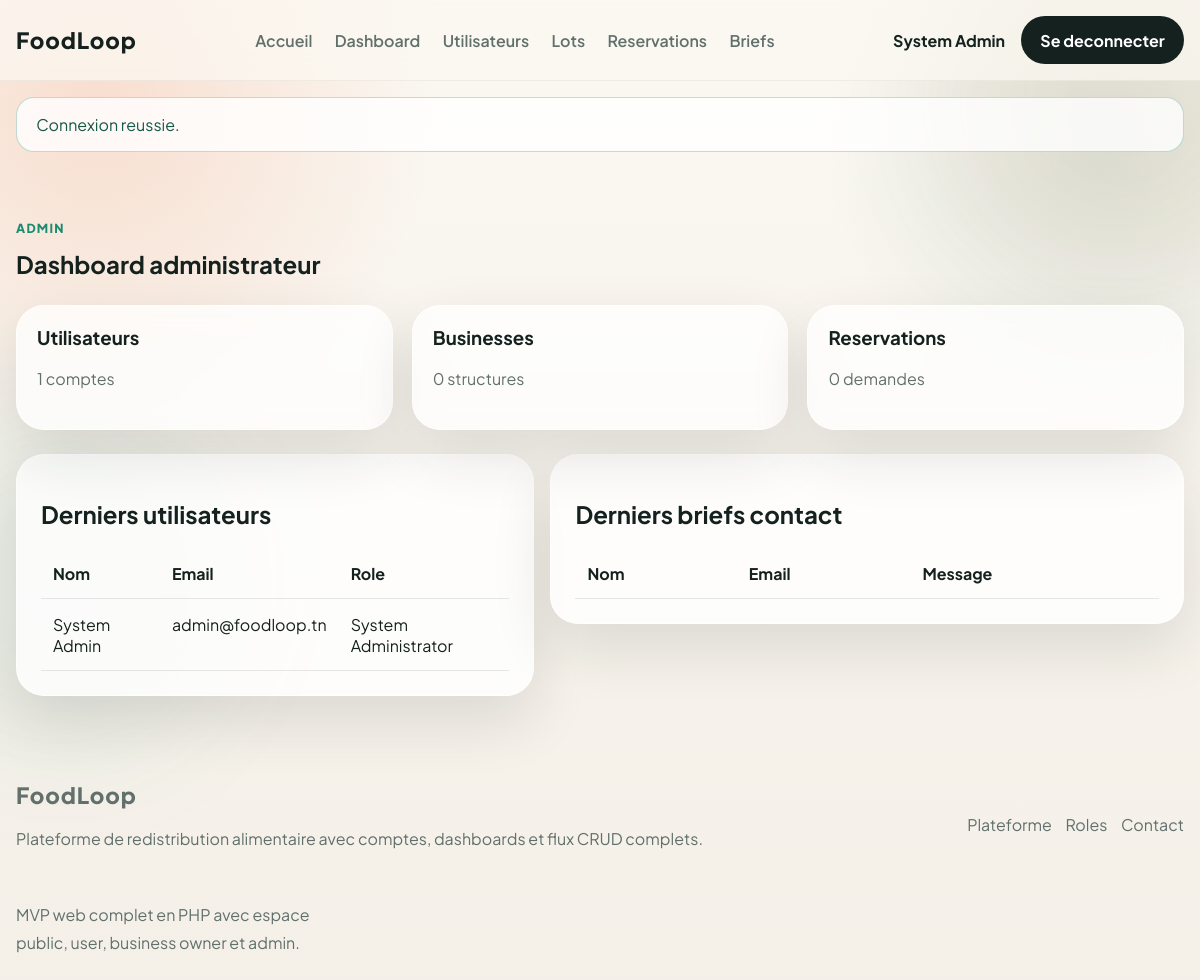
/index.php?route=dashboard (signed in), run on the app's committed database.
### tables this page shows
CREATE TABLE users (
    id BIGINT UNSIGNED AUTO_INCREMENT PRIMARY KEY,
    role_id INT UNSIGNED NOT NULL,
    first_name VARCHAR(100) NOT NULL,
    last_name VARCHAR(100) NOT NULL,
    email VARCHAR(190) NOT NULL UNIQUE,
    password_hash VARCHAR(255) NOT NULL,
    phone VARCHAR(30) NULL,
    profile_image VARCHAR(255) NULL,
    is_active TINYINT(1) NOT NULL DEFAULT 1,
    last_login_at DATETIME NULL,
    created_at TIMESTAMP DEFAULT CURRENT_TIMESTAMP,
    updated_at TIMESTAMP DEFAULT CURRENT_TIMESTAMP ON UPDATE CURRENT_TIMESTAMP,
    CONSTRAINT fk_users_role FOREIGN KEY (role_id) REFERENCES roles(id)
);

CREATE TABLE roles (
    id INT UNSIGNED AUTO_INCREMENT PRIMARY KEY,
    code VARCHAR(50) NOT NULL UNIQUE,
    name VARCHAR(100) NOT NULL,
    description TEXT NULL,
    created_at TIMESTAMP DEFAULT CURRENT_TIMESTAMP
);

### app/Core/View.php (called while the page is built, shortened)
<?php
final class View
{
    public static function render(string $view, array $data = []): string
    {
        $path = __DIR__ . '/../Views/' . $view . '.php';
        extract($data, EXTR_SKIP);
        require $path;
        return (string) ob_get_clean();
    }
}

### app/Core/Controller.php (called while the page is built, shortened)
<?php
abstract class Controller
{
    protected function render(string $view, array $data = []): string
    {
        return View::render($view, $data);
    }
}

### app/Controllers/AdminController.php (called while the page is built, shortened)
<?php
final class AdminController extends Controller
{
    public function dashboard(): string
    {
        return $this->render('admin/dashboard', [
            'title' => 'Dashboard Admin | FoodLoop',
            'description' => 'Supervision complete de la plateforme FoodLoop.',
            'currentPage' => 'admin',
            'navigation' => HomeController::privateNavigation(),
            'flashMessages' => pull_flashes(),
            'user' => Auth::user(),
            'stats' => (new DashboardModel())->adminStats(),
            'users' => array_slice((new UserModel())->all(), 0, 5),
            'items' => array_slice((new FoodItemModel())->allForAdmin(), 0, 5),
            'reservations' => array_slice((new ReservationModel())->allForAdmin(), 0, 5),
            'contacts' => array_slice((new ContactMessageModel())->all(), 0, 5),
        ]);
    }
}

### app/Controllers/HomeController.php (called while the page is built, shortened)
<?php
final class HomeController extends Controller
{
    public function dashboard(): string
    {
        $user = Auth::user();
        return match ($user['role_code']) {
            'system_admin' => (new AdminController())->dashboard(),
            'business_owner' => (new BusinessController())->dashboard(),
            'association_admin' => (new AssociationController())->dashboard(),
            default => (new UserController())->catalog(),
        };
    }
}

### config/helpers.php (called while the page is built, shortened)
<?php
if (!function_exists('asset')) {
    function asset(string $path): string
    {
        return ltrim($path, '/');
    }
}
if (!function_exists('route')) {
    function route(string $route, array $params = []): string
    {
        $query = array_merge(['route' => $route], $params);
        return 'index.php?' . http_build_query($query);
    }
}
if (!function_exists('e')) {
    function e(mixed $value): string
    {
        return htmlspecialchars((string) $value, ENT_QUOTES, 'UTF-8');
    }
}

### app/Core/Database.php (called while the page is built, shortened)
<?php
final class Database
{
    private static ?PDO $connection = null;
    public static function getConnection(): ?PDO
    {
        if (self::$connection instanceof PDO) {
            return self::$connection;
        }
        $host = (string) app_config('db.host', '127.0.0.1');
        $port = (string) app_config('db.port', '3306');
        $dbname = (string) app_config('db.name', 'foodloop');
        $username = (string) app_config('db.user', 'root');
        $password = (string) app_config('db.password', '');
        $charset = (string) app_config('db.charset', 'utf8mb4');
        try {
            self::$connection = new PDO(
                "mysql:host={$host};port={$port};dbname={$dbname};charset={$charset}",
                $username,
                $password,
                [
                    PDO::ATTR_ERRMODE => PDO::ERRMODE_EXCEPTION,
                    PDO::ATTR_DEFAULT_FETCH_MODE => PDO::FETCH_ASSOC,
                ]
            );
        } catch (PDOException) {
            return null;
        }
        return self::$connection;
    }
}

### app/Models/BaseModel.php (called while the page is built, shortened)
<?php
abstract class BaseModel
{
    protected ?PDO $db;
    public function __construct()
    {
        $this->db = Database::getConnection();
    }
    protected function requireDb(): PDO
    {
        return $this->db;
    }
}

### app/Models/UserModel.php (called while the page is built, shortened)
<?php
final class UserModel extends BaseModel
{
    public function findById(int $id): ?array
    {
        $stmt = $this->requireDb()->prepare(
            'SELECT users.*, roles.code AS role_code, roles.name AS role_name
             FROM users
             INNER JOIN roles ON roles.id = users.role_id
             WHERE users.id = :id
             LIMIT 1'
        );
        $stmt->execute(['id' => $id]);
        $user = $stmt->fetch(PDO::FETCH_ASSOC);
        return $user ?: null;
    }
    public function all(): array
    {
        $stmt = $this->requireDb()->query(
            'SELECT users.id, users.first_name, users.last_name, users.email, users.phone, users.is_active,
                    users.created_at, roles.code AS role_code, roles.name AS role_name
             FROM users
             INNER JOIN roles ON roles.id = users.role_id
             ORDER BY users.created_at DESC'
        );
        return $stmt->fetchAll(PDO::FETCH_ASSOC);
    }
}

### app/Core/Auth.php (called while the page is built, shortened)
<?php
final class Auth
{
    public static function user(): ?array
    {
        $user = (new UserModel())->findById((int) $_SESSION['user_id']);
        return $user;
    }
}

### app/Models/DashboardModel.php (called while the page is built, shortened)
<?php
final class DashboardModel extends BaseModel
{
    public function adminStats(): array
    {
        $db = $this->requireDb();
        return [
            'users' => (int) $db->query('SELECT COUNT(*) FROM users')->fetchColumn(),
            'businesses' => (int) $db->query('SELECT COUNT(*) FROM organizations WHERE organization_type = "business"')->fetchColumn(),
            'food_items' => (int) $db->query('SELECT COUNT(*) FROM food_items')->fetchColumn(),
            'reservations' => (int) $db->query('SELECT COUNT(*) FROM reservations')->fetchColumn(),
        ];
    }
}

### app/Views/admin/dashboard.php (the view, shortened to what this page needs)
<?php require __DIR__ . '/../partials/app_header.php'; ?>
<main class="section">
    <div class="container">
        <div class="section-heading">
            <span class="eyebrow">Admin</span>
            <h2>Dashboard administrateur</h2>
        </div>
        <div class="card-grid three">
            <article class="feature-card"><h3>Utilisateurs</h3><p><?php echo e((string) $stats['users']); ?> comptes</p></article>
            <article class="feature-card"><h3>Businesses</h3><p><?php echo e((string) $stats['businesses']); ?> structures</p></article>
            <article class="feature-card"><h3>Reservations</h3><p><?php echo e((string) $stats['reservations']); ?> demandes</p></article>
        </div>
        <div class="dashboard-grid top-gap">
            <section class="panel-card">
                <h2>Derniers utilisateurs</h2>
                <div class="table-wrap">
                    <table class="data-table">
                        <thead><tr><th>Nom</th><th>Email</th><th>Role</th></tr></thead>
                        <tbody>
                        <?php foreach ($users as $account): ?>
                            <tr>
                                <td><?php echo e($account['first_name'] . ' ' . $account['last_name']); ?></td>
                                <td><?php echo e($account['email']); ?></td>
                                <td><?php echo e($account['role_name']); ?></td>
                            </tr>
                        <?php endforeach; ?>
                        </tbody>
                    </table>
                </div>
            </section>
            <section class="panel-card">
                <h2>Derniers briefs contact</h2>
                <div class="table-wrap">
                    <table class="data-table">
                        <thead><tr><th>Nom</th><th>Email</th><th>Message</th></tr></thead>
                    </table>
                </div>
            </section>
        </div>
    </div>
</main>
<?php require __DIR__ . '/../partials/app_footer.php'; ?>

### app/Views/partials/app_header.php (shortened to what this page needs)
<!DOCTYPE html>
<html lang="fr">
<head>
    <link rel="stylesheet" href="<?php echo e(asset('assets/css/style.css')); ?>">
</head>
<body>
    <div class="page-orb orb-one"></div>
    <div class="page-orb orb-two"></div>
    <header class="site-header">
        <div class="container nav-shell">
            <a class="brand" href="<?php echo e(route('home')); ?>">FoodLoop</a>
            <nav class="nav-links">
                <?php foreach ($navigation as $item): ?>
                    <a href="<?php echo e(route($item['page'])); ?>" class="<?php echo $currentPage === $item['page'] ? 'is-active' : ''; ?>">
                        <?php echo e($item['label']); ?>
                    </a>
                <?php endforeach; ?>
            </nav>
            <div class="nav-meta">
                <?php if ($user !== null): ?>
                    <span class="nav-user"><?php echo e($user['first_name'] . ' ' . $user['last_name']); ?></span>
                    <a class="nav-cta" href="<?php echo e(route('logout')); ?>">Se deconnecter</a>
                <?php else: ?>
                    <a class="nav-cta" href="<?php echo e(route('register')); ?>">Commencer</a>
                <?php endif; ?>
            </div>
        </div>
    </header>
    <div class="container flash-stack">
        <?php foreach ($flashMessages as $type => $messages): ?>
            <?php foreach ($messages as $message): ?>
                <div class="flash flash-<?php echo e($type); ?>"><?php echo e($message); ?></div>
            <?php endforeach; ?>
        <?php endforeach; ?>
    </div>

### assets/css/style.css (style rules this page uses)
:root { --bg: #f4efe7; --surface: rgba(255, 255, 255, 0.75); --surface-strong: #fffdf8; --text: #15211e; --muted: #61706c; --line: rgba(21, 33, 30, 0.1); --primary: #ef6b35; --primary-dark: #d5531d; --accent: #1b8a71; --accent-soft: rgba(27, 138, 113, 0.12); --shadow: 0 24px 60px rgba(21, 33, 30, 0.12); --radius: 28px; --radius-sm: 20px; --container: 1180px; }
* { box-sizing: border-box; }
html { scroll-behavior: smooth; }
body { position: relative; margin: 0; overflow-x: hidden; font-family: "Plus Jakarta Sans", sans-serif; color: var(--text); background: radial-gradient(circle at 8% 10%, rgba(239, 107, 53, 0.18), transparent 24%), radial-gradient(circle at 92% 14%, rgba(27, 138, 113, 0.15), transparent 20%), linear-gradient(180deg, #fbf8f2 0%, var(--bg) 100%); }
a { color: inherit; text-decoration: none; }
.page-orb { position: fixed; z-index: -1; width: 360px; height: 360px; filter: blur(60px); opacity: 0.35; border-radius: 50%; }
.orb-one { top: -80px; right: -100px; background: rgba(239, 107, 53, 0.24); }
.orb-two { left: -120px; top: 40%; background: rgba(27, 138, 113, 0.18); }
.container { width: min(calc(100% - 2rem), var(--container)); margin: 0 auto; }
.site-header { position: sticky; top: 0; z-index: 20; backdrop-filter: blur(18px); background: rgba(251, 248, 242, 0.72); border-bottom: 1px solid rgba(21, 33, 30, 0.05); }
.nav-shell { position: relative; display: flex; align-items: center; gap: 1rem; justify-content: space-between; min-height: 80px; }
.brand { font-size: 1.4rem; font-weight: 800; letter-spacing: 0.04em; }
.nav-links { display: flex; align-items: center; gap: 1.4rem; }
.nav-links a { color: var(--muted); font-weight: 600; }
.nav-cta, .btn { display: inline-flex; align-items: center; justify-content: center; width: fit-content; border-radius: 999px; transition: transform 0.25s ease, background 0.25s ease, color 0.25s ease; }
.nav-cta { padding: 0.85rem 1.2rem; background: var(--text); color: #fff; font-weight: 700; }
.hero-section, .page-hero, .section { padding: 4rem 0; }
.hero-copy h1, .page-hero h1, .section-heading h2, .role-panel h2 { margin: 0; line-height: 1; }
.hero-copy p, .page-hero p, .feature-card p, .role-panel p, .faq-card p, .contact-card p, .footer-copy, .status-line, .signal-card p, .workflow-card p, .metric-card-modern span, .journey-item p { color: var(--muted); line-height: 1.75; }
.eyebrow, .panel-kicker { display: inline-flex; width: fit-content; margin-bottom: 1rem; font-size: 0.78rem; font-weight: 800; text-transform: uppercase; letter-spacing: 0.1em; color: var(--accent); }
.stat-glass, .hero-panel, .feature-card, .showcase-card, .workflow-card, .metric-card-modern, .role-panel, .faq-card, .contact-card, .contact-form-modern, .metric-band, .tabs-shell { border: 1px solid rgba(255, 255, 255, 0.72); box-shadow: var(--shadow); border-radius: var(--radius); }
.stat-glass, .feature-card, .faq-card, .contact-card { padding: 1.25rem; background: var(--surface); backdrop-filter: blur(12px); }
.hero-panel h2, .showcase-card h3, .feature-card h3, .workflow-card h3, .faq-card h3, .contact-card h3 { margin: 0 0 0.85rem; }
.section-heading { margin-bottom: 1.8rem; }
.card-grid { display: grid; gap: 1.2rem; }
.card-grid.three { grid-template-columns: repeat(3, minmax(0, 1fr)); }
.nav-meta, .flash-stack, .dashboard-grid, .stack-form, .inline-form, .field-group { display: flex; gap: 1rem; }
.nav-meta { align-items: center; }
.nav-user { font-weight: 700; color: var(--text); }
.flash-stack { flex-direction: column; margin-top: 1rem; }
.flash { padding: 1rem 1.2rem; border-radius: 18px; border: 1px solid var(--line); background: rgba(255, 255, 255, 0.8); }
.flash-success { border-color: rgba(27, 138, 113, 0.28); color: #165748; }
.dashboard-grid { display: grid; grid-template-columns: 0.9fr 1.1fr; align-items: start; }
.panel-card { padding: 1.5rem; border-radius: var(--radius); background: rgba(255, 255, 255, 0.8); box-shadow: var(--shadow); border: 1px solid rgba(255, 255, 255, 0.72); }
.table-wrap { overflow-x: auto; }
.data-table { width: 100%; border-collapse: collapse; }
.data-table th, .data-table td { padding: 0.9rem 0.75rem; border-bottom: 1px solid var(--line); text-align: left; vertical-align: top; }
.top-gap { margin-top: 1.5rem; }

### data on the page
users: first_name+last_name "System Admin", email "admin@foodloop.tn", role.name "System Administrator"

### other printed values
$item['label'] "Accueil"
$item['label'] "Dashboard"
$item['label'] "Utilisateurs"
$item['label'] "Lots"
$item['label'] "Reservations"
$item['label'] "Briefs"
$message "Connexion reussie."
$stats['users'] "1"
$stats['businesses'] "0"
$stats['reservations'] "0"
